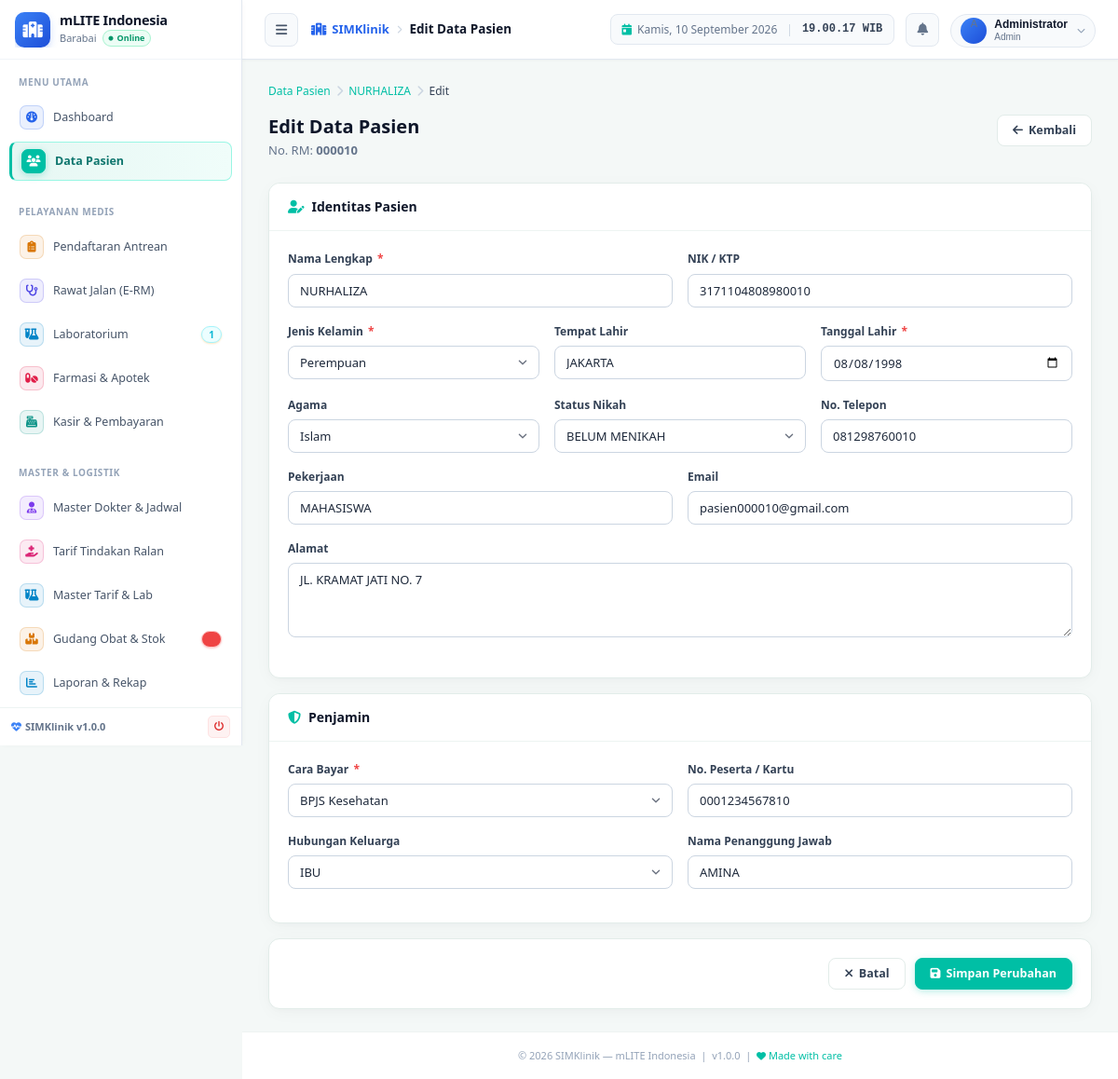
Screenshot of /modules/pasien/edit.php?rm=000010 (signed in) with the database file from the repository.
### tables this page shows
CREATE TABLE IF NOT EXISTS `pasien` (
  `no_rkm_medis` varchar(15) NOT NULL,
  `nm_pasien` varchar(40) DEFAULT NULL,
  `no_ktp` varchar(20) DEFAULT NULL,
  `jk` enum('L','P') DEFAULT NULL,
  `tmp_lahir` varchar(15) DEFAULT NULL,
  `tgl_lahir` date DEFAULT NULL,
  `nm_ibu` varchar(40) NOT NULL,
  `alamat` varchar(200) DEFAULT NULL,
  `gol_darah` enum('A','B','O','AB','-') DEFAULT NULL,
  `pekerjaan` varchar(60) DEFAULT NULL,
  `stts_nikah` enum('BELUM MENIKAH','MENIKAH','JANDA','DUDHA','JOMBLO') DEFAULT NULL,
  `agama` varchar(12) DEFAULT NULL,
  `tgl_daftar` date DEFAULT NULL,
  `no_tlp` varchar(40) DEFAULT NULL,
  `umur` varchar(30) NOT NULL,
  `pnd` enum('TS','TK','SD','SMP','SMA','SLTA/SEDERAJAT','D1','D2','D3','D4','S1','S2','S3','-') NOT NULL,
  `keluarga` enum('AYAH','IBU','ISTRI','SUAMI','SAUDARA','ANAK') DEFAULT NULL,
  `namakeluarga` varchar(50) NOT NULL,
  `kd_pj` char(3) NOT NULL,
  `no_peserta` varchar(25) DEFAULT NULL,
  `kd_kel` varchar(100) NOT NULL,
  `kd_kec` int NOT NULL,
  `kd_kab` int NOT NULL,
  `pekerjaanpj` varchar(35) NOT NULL,
  `alamatpj` varchar(100) NOT NULL,
  `kelurahanpj` varchar(60) NOT NULL,
  `kecamatanpj` varchar(60) NOT NULL,
  `kabupatenpj` varchar(60) NOT NULL,
  `perusahaan_pasien` varchar(8) NOT NULL,
  `suku_bangsa` int NOT NULL,
  `bahasa_pasien` int NOT NULL,
  `cacat_fisik` int NOT NULL,
  `email` varchar(50) NOT NULL,
  `nip` varchar(30) NOT NULL,
  `kd_prop` int NOT NULL,
  `propinsipj` varchar(30) NOT NULL,
  PRIMARY KEY (`no_rkm_medis`),
  KEY `kd_pj` (`kd_pj`),
  KEY `kd_kec` (`kd_kec`),
  KEY `kd_kab` (`kd_kab`),
  KEY `nm_pasien` (`nm_pasien`),
  KEY `alamat` (`alamat`),
  KEY `kd_kel_2` (`kd_kel`),
  KEY `no_ktp` (`no_ktp`),
  KEY `no_peserta` (`no_peserta`),
  KEY `perusahaan_pasien` (`perusahaan_pasien`) USING BTREE,
  KEY `suku_bangsa` (`suku_bangsa`) USING BTREE,
  KEY `bahasa_pasien` (`bahasa_pasien`) USING BTREE,
  KEY `cacat_fisik` (`cacat_fisik`) USING BTREE,
  KEY `kd_prop` (`kd_prop`) USING BTREE
);

CREATE TABLE IF NOT EXISTS `penjab` (
  `kd_pj` char(3) NOT NULL,
  `png_jawab` varchar(30) NOT NULL,
  `nama_perusahaan` varchar(60) NOT NULL,
  `alamat_asuransi` varchar(130) NOT NULL,
  `no_telp` varchar(40) NOT NULL,
  `attn` varchar(60) NOT NULL,
  `status` enum('0','1') NOT NULL,
  PRIMARY KEY (`kd_pj`)
);

### includes/functions.php (called while the page is built, shortened)
<?php
function sanitize(string $input): string {
    return htmlspecialchars(trim(strip_tags($input)), ENT_QUOTES, 'UTF-8');
}

### modules/pasien/edit.php (the view, shortened to what this page needs)
<?php
require_once dirname(__DIR__, 2) . '/includes/functions.php';
$no_rm = sanitize($_GET['rm'] ?? '');
$rm_esc = $conn->real_escape_string($no_rm);
$res    = $conn->query("SELECT * FROM pasien WHERE no_rkm_medis = '$rm_esc' LIMIT 1");
$pasien = $res->fetch_assoc();
$penjab_list = [];
$rj = $conn->query("SELECT kd_pj, png_jawab as nm_penjab FROM penjab WHERE status = '1' ORDER BY png_jawab");
if ($rj) while ($row = $rj->fetch_assoc()) $penjab_list[] = $row;
$errors = [];
include dirname(__DIR__, 2) . '/includes/header.php';
?>
<div class="breadcrumb">
  <a href="<?= BASE_URL ?>modules/pasien/index.php">Data Pasien</a>
  <span class="breadcrumb-sep"><i class="fas fa-chevron-right"></i></span>
  <a href="<?= BASE_URL ?>modules/pasien/detail.php?rm=<?= urlencode($no_rm) ?>"><?= htmlspecialchars($pasien['nm_pasien']) ?></a>
  <span class="breadcrumb-sep"><i class="fas fa-chevron-right"></i></span>
  <span class="breadcrumb-current">Edit</span>
</div>
<div class="page-header">
  <div>
    <h1 class="page-title">Edit Data Pasien</h1>
    <p class="page-subtitle">No. RM: <strong><?= $no_rm ?></strong></p>
  </div>
  <a href="<?= BASE_URL ?>modules/pasien/detail.php?rm=<?= urlencode($no_rm) ?>" class="btn btn-outline">
    <i class="fas fa-arrow-left"></i> Kembali
  </a>
</div>
<form method="POST" action="">
  <div class="card mb-16">
    <div class="card-header"><div class="card-title"><i class="fas fa-user-edit"></i> Identitas Pasien</div></div>
    <div class="card-body">
      <div class="form-row col-2">
        <div class="form-group">
          <label class="form-label">Nama Lengkap <span class="required">*</span></label>
          <input type="text" name="nm_pasien" class="form-control <?= isset($errors['nm_pasien']) ? 'is-invalid':'' ?>"
                 value="<?= htmlspecialchars($pasien['nm_pasien'] ?? '') ?>"
                 style="text-transform:uppercase;" oninput="this.value=this.value.toUpperCase()">
        </div>
        <div class="form-group">
          <label class="form-label">NIK / KTP</label>
          <input type="text" name="no_ktp" class="form-control"
                 value="<?= htmlspecialchars($pasien['no_ktp'] ?? '') ?>" maxlength="20">
        </div>
      </div>
      <div class="form-row col-3">
        <div class="form-group">
          <label class="form-label">Jenis Kelamin <span class="required">*</span></label>
          <select name="jk" class="form-control">
            <option value="P" <?= ($pasien['jk']??'')==='P' ? 'selected':'' ?>>Perempuan</option>
          </select>
        </div>
        <div class="form-group">
          <label class="form-label">Tempat Lahir</label>
          <input type="text" name="tmp_lahir" class="form-control" value="<?= htmlspecialchars($pasien['tmp_lahir'] ?? '') ?>">
        </div>
        <div class="form-group">
          <label class="form-label">Tanggal Lahir <span class="required">*</span></label>
          <input type="date" name="tgl_lahir" class="form-control <?= isset($errors['tgl_lahir']) ? 'is-invalid':'' ?>"
                 value="<?= htmlspecialchars($pasien['tgl_lahir'] ?? '') ?>">
        </div>
      </div>
      <div class="form-row col-3">
        <div class="form-group">
          <label class="form-label">Agama</label>
          <select name="agama" class="form-control">
            <?php foreach (['Islam','Kristen','Katolik','Hindu','Buddha','Konghucu'] as $ag): ?>
              <option value="<?= $ag ?>" <?= ($pasien['agama']??'')===$ag ? 'selected':'' ?>><?= $ag ?></option>
            <?php endforeach; ?>
          </select>
        </div>
        <div class="form-group">
          <label class="form-label">Status Nikah</label>
          <select name="stts_nikah" class="form-control">
            <?php foreach (['BELUM MENIKAH','MENIKAH','JANDA','DUDHA'] as $s): ?>
              <option value="<?= $s ?>" <?= ($pasien['stts_nikah']??'')===$s ? 'selected':'' ?>><?= $s ?></option>
            <?php endforeach; ?>
          </select>
        </div>
        <div class="form-group">
          <label class="form-label">No. Telepon</label>
          <input type="text" name="no_tlp" class="form-control" value="<?= htmlspecialchars($pasien['no_tlp'] ?? '') ?>">
        </div>
      </div>
      <div class="form-row col-2">
        <div class="form-group">
          <label class="form-label">Pekerjaan</label>
          <input type="text" name="pekerjaan" class="form-control" value="<?= htmlspecialchars($pasien['pekerjaan'] ?? '') ?>">
        </div>
        <div class="form-group">
          <label class="form-label">Email</label>
          <input type="email" name="email" class="form-control" value="<?= htmlspecialchars($pasien['email'] ?? '') ?>">
        </div>
      </div>
      <div class="form-group">
        <label class="form-label">Alamat</label>
        <textarea name="alamat" class="form-control" rows="2"><?= htmlspecialchars($pasien['alamat'] ?? '') ?></textarea>
      </div>
    </div>
  </div>
  <div class="card mb-16">
    <div class="card-header"><div class="card-title"><i class="fas fa-shield-alt"></i> Penjamin</div></div>
    <div class="card-body">
      <div class="form-row col-2">
        <div class="form-group">
          <label class="form-label">Cara Bayar <span class="required">*</span></label>
          <select name="kd_pj" class="form-control">
            <?php foreach ($penjab_list as $pj): ?>
              <option value="<?= $pj['kd_pj'] ?>" <?= ($pasien['kd_pj']??'')===$pj['kd_pj'] ? 'selected':'' ?>>
                <?= htmlspecialchars($pj['nm_penjab']) ?>
              </option>
            <?php endforeach; ?>
          </select>
        </div>
        <div class="form-group">
          <label class="form-label">No. Peserta / Kartu</label>
          <input type="text" name="no_peserta" class="form-control" value="<?= htmlspecialchars($pasien['no_peserta'] ?? '') ?>">
        </div>
      </div>
      <div class="form-row col-2">
        <div class="form-group">
          <label class="form-label">Hubungan Keluarga</label>
          <select name="keluarga" class="form-control">
            <?php foreach (['AYAH','IBU','ISTRI','SUAMI','SAUDARA','ANAK'] as $k): ?>
              <option value="<?= $k ?>" <?= ($pasien['keluarga']??'')===$k ? 'selected':'' ?>><?= $k ?></option>
            <?php endforeach; ?>
          </select>
        </div>
        <div class="form-group">
          <label class="form-label">Nama Penanggung Jawab</label>
          <input type="text" name="namakeluarga" class="form-control" value="<?= htmlspecialchars($pasien['namakeluarga'] ?? '') ?>">
        </div>
      </div>
    </div>
  </div>
  <div class="card">
    <div class="card-body" style="display:flex;gap:10px;justify-content:flex-end;">
      <a href="<?= BASE_URL ?>modules/pasien/detail.php?rm=<?= urlencode($no_rm) ?>" class="btn btn-outline">
        <i class="fas fa-times"></i> Batal
      </a>
      <button type="submit" class="btn btn-primary">
        <i class="fas fa-save"></i> Simpan Perubahan
      </button>
    </div>
  </div>
</form>
<?php include dirname(__DIR__, 2) . '/includes/footer.php'; ?>

### assets/css/style.css (style rules this page uses)
:root { --primary-50: #e6f7f3; --primary-100: #ccfbf1; --primary-200: #99f6e4; --primary-500: #14b8a6; --primary-600: #00bfa5; --primary-700: #0f766e; --primary-800: #115e59; --magenta-500: #e91e63; --magenta-600: #d81b60; --magenta-bg: #fdf2f8; --success: #10b981; --success-bg: #ecfdf5; --warning: #f59e0b; --warning-bg: #fffbeb; --danger: #ef4444; --danger-bg: #fef2f2; --info: #06b6d4; --info-bg: #ecfeff; --gray-50: #f4f8f7; --gray-100: #eef3f2; --gray-200: #e2ece9; --gray-300: #cbd5e1; --gray-400: #94a3b8; --gray-500: #64748b; --gray-600: #475569; --gray-700: #334155; --gray-800: #1e293b; --gray-900: #0f172a; --sidebar-w: 260px; --sidebar-w-collapsed: 72px; --header-h: 64px; --border-radius: 12px; --border-radius-sm: 8px; --border-radius-lg: 16px; --shadow-sm: 0 1px 3px 0 rgba(15, 23, 42, 0.04); --shadow: 0 3px 8px -1px rgba(15, 23, 42, 0.06); --shadow-md: 0 6px 16px -2px rgba(15, 23, 42, 0.06); --shadow-lg: 0 12px 24px -4px rgba(15, 23, 42, 0.08); --transition: all 0.18s cubic-bezier(0.4, 0, 0.2, 1); }
*, *::before, *::after { box-sizing: border-box; margin: 0; padding: 0; }
html { font-size: 14px; scroll-behavior: smooth; }
body { font-family: 'Segoe UI', -apple-system, BlinkMacSystemFont, Roboto, 'Helvetica Neue', sans-serif; background: #f1f6f5; color: var(--gray-800); line-height: 1.6; min-height: 100vh; }
a { color: var(--primary-700); text-decoration: none; transition: var(--transition); }
.page-header { display: flex; align-items: flex-start; justify-content: space-between; gap: 16px; margin-bottom: 24px; }
.page-title { font-size: 20px; font-weight: 700; color: var(--gray-900); line-height: 1.3; }
.page-subtitle { font-size: 13px; color: var(--gray-500); margin-top: 2px; }
.breadcrumb { display: flex; align-items: center; gap: 6px; font-size: 12px; color: var(--gray-500); margin-bottom: 16px; }
.breadcrumb a { color: var(--primary-600); }
.breadcrumb-sep { color: var(--gray-300); }
.breadcrumb-current { color: var(--gray-700); font-weight: 500; }
.card { background: #ffffff; border: 1px solid #e2ece9; border-radius: var(--border-radius); box-shadow: 0 4px 20px -2px rgba(15, 23, 42, 0.04), 0 2px 6px -1px rgba(0, 0, 0, 0.02); transition: box-shadow 0.2s ease, transform 0.2s ease; }
.card-header { display: flex; align-items: center; justify-content: space-between; padding: 14px 20px; border-bottom: 1px solid #edf4f2; gap: 12px; background: #ffffff; border-radius: var(--border-radius) var(--border-radius) 0 0; }
.card-title { font-size: 14px; font-weight: 700; color: #0f172a; display: flex; align-items: center; gap: 8px; }
.card-title i { color: var(--primary-600); font-size: 14px; }
.card-body { padding: 20px; }
.btn { display: inline-flex; align-items: center; gap: 6px; padding: 7px 16px; border-radius: var(--border-radius-sm); font-size: 12.5px; font-weight: 600; font-family: inherit; border: 1px solid transparent; cursor: pointer; transition: var(--transition); white-space: nowrap; text-decoration: none; line-height: 1.4; }
.btn-primary { background: var(--primary-600); color: #fff; border-color: var(--primary-600); box-shadow: 0 2px 8px -1px rgba(0, 191, 165, 0.35); }
.btn-outline { background: #ffffff; color: var(--gray-700); border-color: var(--gray-200); }
.form-group { margin-bottom: 16px; }
.form-label { display: block; font-size: 12px; font-weight: 600; color: var(--gray-700); margin-bottom: 6px; }
.form-label .required { color: var(--danger); margin-left: 2px; }
.form-control { width: 100%; padding: 8px 12px; border: 1px solid var(--gray-300); border-radius: var(--border-radius-sm); font-size: 13px; font-family: inherit; color: var(--gray-800); background: #fff; transition: var(--transition); outline: none; }
.form-control::placeholder { color: var(--gray-400); }
select.form-control { appearance: none; background-position: right 8px center; background-repeat: no-repeat; background-size: 18px; padding-right: 32px; }
textarea.form-control { resize: vertical; min-height: 80px; }
.form-row { display: grid; gap: 16px; }
.form-row.col-2 { grid-template-columns: 1fr 1fr; }
.form-row.col-3 { grid-template-columns: 1fr 1fr 1fr; }
.mb-16 { margin-bottom: 16px; }

### rows the page displays
pasien: nm_pasien "NURHALIZA", no_ktp "3171104808980010", jk "Perempuan", tmp_lahir "JAKARTA", tgl_lahir "08/08/1998", stts_nikah "BELUM MENIKAH", no_tlp "081298760010", pekerjaan "MAHASISWA", email "pasien000010@gmail.com", alamat "JL. KRAMAT JATI NO. 7", kd_pj "BPJS Kesehatan", no_peserta "0001234567810", keluarga "IBU", namakeluarga "AMINA"

### other values shown
INSTANSI_NAMA "mLITE Indonesia"
INSTANSI_KOTA "Barabai"
$sec['title'] "MENU UTAMA"
$item['label'] "Dashboard"
$item['label'] "Data Pasien"
$sec['title'] "PELAYANAN MEDIS"
$item['label'] "Pendaftaran Antrean"
$item['label'] "Rawat Jalan (E-RM)"
$item['label'] "Laboratorium"
$item['badge'] "1"
$item['label'] "Farmasi & Apotek"
$item['label'] "Kasir & Pembayaran"
$sec['title'] "MASTER & LOGISTIK"
$item['label'] "Master Dokter & Jadwal"
$item['label'] "Tarif Tindakan Ralan"
